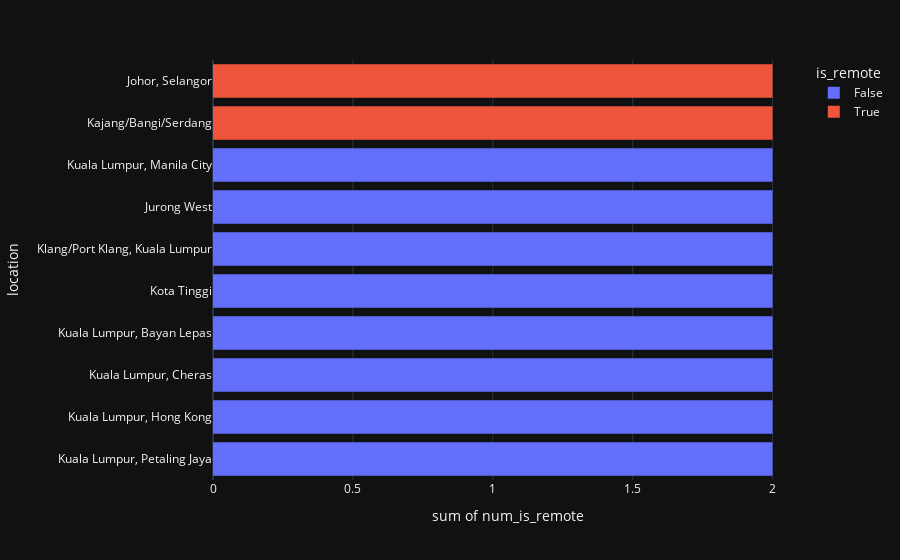

Here is the notebook cell this chart was saved with:
### Code cell
df = remote_job_df.tail(10)
fig = px.histogram(df, y="location", x='num_is_remote',color="is_remote", orientation='h')
fig.show()

### Figure 1 — Plotly figure (JSON) as saved in the notebook; plotly's stock layout.template omitted (floating-point values rounded to 4 significant figures)
{"data": [{"alignmentgroup": "True", "bingroup": "y", "histfunc": "sum", "hovertemplate": "is_remote=False<br>sum of num_is_remote=%{x}<br>location=%{y}<extra></extra>", "legendgroup": "False", "marker": {"color": "#636efa", "pattern": {"shape": ""}}, "name": "False", "offsetgroup": "False", "orientation": "h", "showlegend": true, "x": [2, 2, 2, 2, 2, 2, 2, 2], "xaxis": "x", "y": ["Kuala Lumpur, Petaling Jaya", "Kuala Lumpur, Hong Kong", "Kuala Lumpur, Cheras", "Kuala Lumpur, Bayan Lepas", "Kota Tinggi", "Klang/Port Klang, Kuala Lumpur", "Jurong West", "Kuala Lumpur, Manila City"], "yaxis": "y", "type": "histogram"}, {"alignmentgroup": "True", "bingroup": "y", "histfunc": "sum", "hovertemplate": "is_remote=True<br>sum of num_is_remote=%{x}<br>location=%{y}<extra></extra>", "legendgroup": "True", "marker": {"color": "#EF553B", "pattern": {"shape": ""}}, "name": "True", "offsetgroup": "True", "orientation": "h", "showlegend": true, "x": [2, 2], "xaxis": "x", "y": ["Kajang/Bangi/Serdang", "Johor, Selangor"], "yaxis": "y", "type": "histogram"}], "layout": {"xaxis": {"anchor": "y", "domain": [0.0, 1.0], "title": {"text": "sum of num_is_remote"}}, "yaxis": {"anchor": "x", "domain": [0.0, 1.0], "title": {"text": "location"}}, "legend": {"title": {"text": "is_remote"}, "tracegroupgap": 0}, "margin": {"t": 60}, "barmode": "relative"}}
